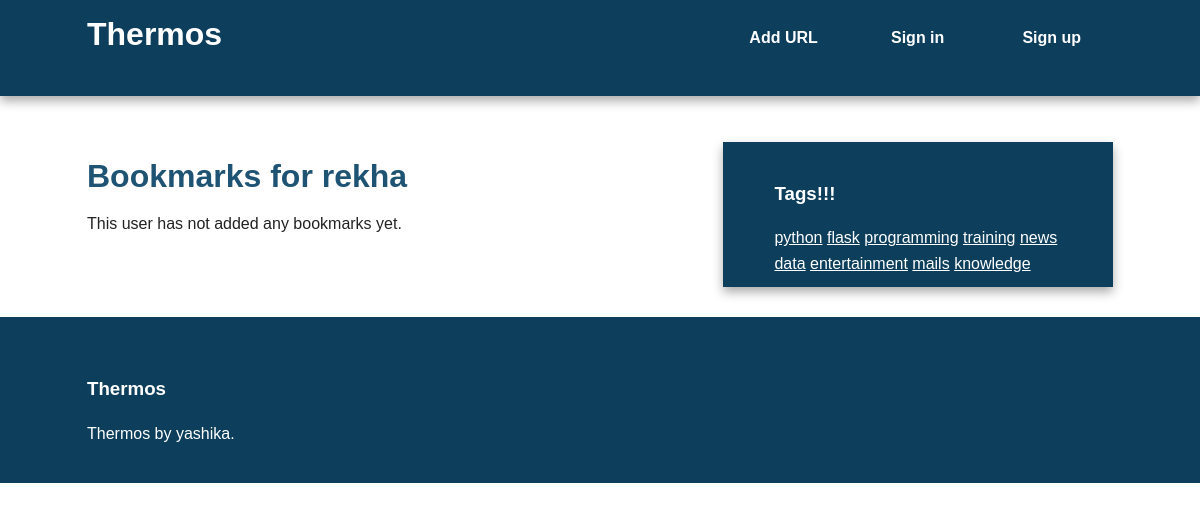
The app's page /bookmarks/user/rekha with its own data.
### thermos/models.py (models this page shows, shortened)
class User(db.Model, UserMixin):
	id = db.Column(db.Integer, primary_key=True)
	username = db.Column(db.String(80), unique=True)
	email = db.Column(db.String(120), unique=True)
	bookmarks = db.relationship('Bookmark', backref='user', lazy='dynamic')
	password_hash = db.Column(db.String)
	@property
	def password(self):
		raise AttributeError('password: write-only field')

class Tag(db.Model):
	id = db.Column(db.Integer, primary_key=True)
	name = db.Column(db.String(25), nullable=False, unique=True, index=True)
	@staticmethod
	def all():
		return Tag.query.all()
	def __repr__(self):
		return self.name

### thermos/bookmarks/views.py (the view)
@bookmarks.route('/user/<username>')
def user(username):
	user = User.query.filter_by(username=username).first_or_404()
	return render_template('user.html', user=user)

### thermos/main/views.py (called while the page is built)
@main.app_context_processor
def inject_tags():
	return dict(all_tags=Tag.all)

### thermos/templates/user.html (shortened to what this page needs)
{% extends "base.html" %}
{% block content %}
	<article>
		<header>
			<h1>Bookmarks for {{ user.username }}</h1>
			{% if user.bookmarks.count() > 0 %}
				{% with bookmarks=user.bookmarks %}
					{% include "bookmark_list.html" %}
				{% endwith %}
			{% else %}
				This user has not added any bookmarks yet.
			{% endif %}
		</header>
	</article>
{% endblock %}

### thermos/templates/base.html (shortened to what this page needs)
<!doctype html>
<html class="no-js" lang="">
    <head>
        {% block styles %}
            <link rel="stylesheet" href="{{ url_for('static', filename='css/normalize.min.css') }}">
            <link rel="stylesheet" href="{{ url_for('static', filename='css/main.css') }}">
        {% endblock %}
    </head>
    <body>
        <div class="header-container">
            <header class="wrapper clearfix">
                <a href="{{ url_for('main.index') }}"><h1 class="title">Thermos</h1></a>
                <nav>
                    <ul>
                        <li><a href="{{ url_for('bookmarks.add') }}">Add URL</a></li>
                        {% if current_user.is_authenticated %}
                            <li><a href="{{ url_for('bookmarks.user', username=current_user.username) }}">My Links</a></li>
                            <li><a href="{{ url_for('auth.logout') }}">Sign out</a></li>
                        {% else %}
                            <li><a href="{{ url_for('auth.login') }}">Sign in</a></li>
                            <li><a href="{{ url_for('auth.signup') }}">Sign up</a></li>
                        {% endif %}
                    </ul>
                </nav>
            </header>
        </div>
        <div class="main-container">
            <div class="main wrapper clearfix">
                {% block content %}
                {% endblock %}
                {% block sidebar %}
                    <aside>
                        <h3>Tags!!!</h3>
                            {% for t in all_tags() %}
                                <a href="{{ url_for('bookmarks.tag', name=t) }}">{{ t }}</a>
                            {% endfor %}
                    </aside>
                {% endblock %}
            </div>
        </div>
        <div class="footer-container">
            <footer class="wrapper">
                <h3>Thermos</h3>
                <p>Thermos by yashika.</p>
            </footer>
        </div>
    </body>
</html>

### thermos/static/css/main.css (style rules this page uses)
html, button, input, select, textarea { color: #222; }
html { font-size: 1em; line-height: 1.4; }
body { font: 16px/26px Helvetica, Helvetica Neue, Arial; }
.wrapper { width: 90%; margin: 0 5%; }
.header-container { border-bottom: 20px solid #0D3E5B; }
.footer-container, .main aside { border-top: 20px solid #0D3E5B; }
.header-container, .footer-container, .main aside { background: #0D3E5B; }
.title { color: white; }
nav ul { margin: 0; padding: 0; list-style-type: none; }
nav a { display: block; margin-bottom: 10px; padding: 15px 0; text-align: center; text-decoration: none; font-weight: bold; color: white; background: #0D3E5B; }
.main { padding: 30px 0; }
.main article h1 { font-size: 2em; }
.main aside { color: white; padding: 0px 5% 10px; }
.footer-container footer { color: white; padding: 20px 0; }
a, a:visited { color: #1E5373; }
aside a { color: white; }
h1, h2, h3, h4, h5, h6 { color: #1E5373; }
.main aside h3, footer h3, footer a, footer a:visited { color: white; }
@media only screen and (min-width: 480px) { nav a { float: left; width: 27%; margin: 0 1.7%; padding: 25px 2%; margin-bottom: 0; } }
@media only screen and (min-width: 480px) { nav li:first-child a { margin-left: 0; } }
@media only screen and (min-width: 480px) { nav li:last-child a { margin-right: 0; } }
@media only screen and (min-width: 480px) { nav ul li { display: inline; } }
@media only screen and (min-width: 768px) { .header-container, .main aside { -webkit-box-shadow: 0 5px 10px #aaa; -moz-box-shadow: 0 5px 10px #aaa; box-shadow: 0 5px 10px #aaa; } }
@media only screen and (min-width: 768px) { .title { float: left; } }
@media only screen and (min-width: 768px) { nav { float: right; width: 38%; } }
@media only screen and (min-width: 768px) { .main article { float: left; width: 57%; } }
@media only screen and (min-width: 768px) { .main aside { float: right; width: 28%; } }
@media only screen and (min-width: 1140px) { .wrapper { width: 1026px; margin: 0 auto; } }
.clearfix:before, .clearfix:after { content: " "; display: table; }
.clearfix:after { clear: both; }
.clearfix { *zoom: 1; }

### records on screen
User: username "rekha"
Tag: name "python"
Tag: name "flask"
Tag: name "programming"
Tag: name "training"
Tag: name "news"
Tag: name "data"
Tag: name "entertainment"
Tag: name "mails"
Tag: name "knowledge"
